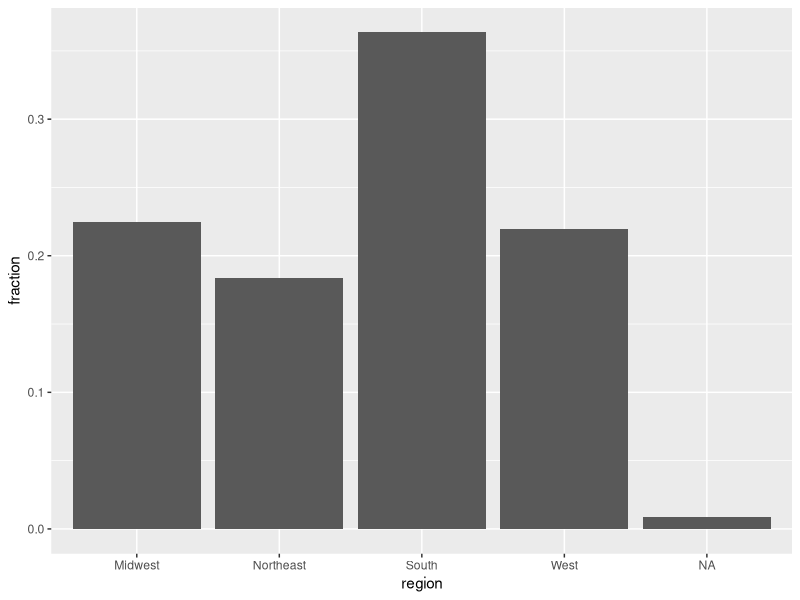
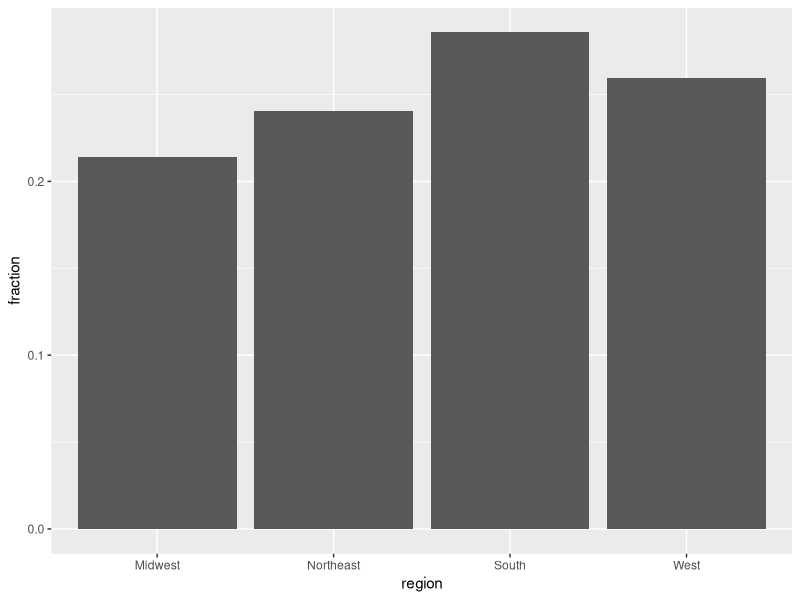

The R source for these figures, in order:
## ---- chunk 1
# take average of mpg$speed, save as variable
avg.speed = mean(cars$speed)
## ---- chunk 2
library(ggplot2)
library(dplyr)
library(knitr) # for the kable() function, which prints data frames as tables:

# group the chickens by diet and take average weight
avg.weights = ChickWeight %>%
  group_by(Diet) %>%
  summarise(avg.weight = mean(weight))

# display the data frame as an easy-to-read table, with 3 significant digits
kable(avg.weights, digits = 3, col.names = c('Diet', 'Average Weight'))

# or you can display more primitively if the data frame is small
avg.weights
## ---- chunk 3
# reading in the data file with headers 
expenditure = read.csv(file = 'hw1_data.csv', header = T)
## ---- chunk 4
# checking rows and columns
glimpse(expenditure)

# number of records in the dataset
nrow(expenditure)
## ---- chunk 5
# Checking levels of the factor variable home type
levels(factor(expenditure$home.type))
## ---- chunk 6
# computing the fraction of each home type in the dataset
hometype.frac <- expenditure %>% 
  group_by(home.type) %>% 
  summarise(number = n(), fraction = n()/nrow(expenditure)) 

# sorting the fractions in a descending order
hometype.frac[order(-hometype.frac$fraction), ] %>%
  kable(digits = 3, col.names = c('Home Type', 'Number','Fraction in Dataset'))
## ---- chunk 7
# reducing the no. of levels in the categorical variable, home.type:
expenditure$home.type = recode(expenditure$home.type,
                               "mobile home or trailer" = 'other',
                               "row or townhouse inner unit" = 'other',
                               "duplex" = 'other',
                               "high-rise" = 'other',
                               "3-plex or 4-plex" = 'other',
                               "end row or end townhouse" = 'other',
                               "garden" = 'other',
                               "dormitory" = 'other')

# the number of records in the coalesced home types
expenditure %>% 
  group_by(home.type) %>% 
  summarise(Number = n()) 
## ---- chunk 8
# creating a subset of rich households i.e. income rank > 95%
rich <- expenditure %>%
  subset(income.rank > 0.95)
## ---- chunk 9
# computing the fraction of households in the dataset, within each region
region.frac <- expenditure %>% 
  group_by(region) %>% 
  summarise(number = n(), fraction = n()/nrow(expenditure)) 

# sorting the fractions in a descending order
region.frac[order(-region.frac$fraction), ] %>%
  kable(digits = 3, col.names = c('Home Type', 'Number', 'Fraction in Dataset'))

# visualizing the distribution in the entire dataset  
ggplot(data = region.frac, mapping = aes(x = region, y = fraction)) + geom_bar(stat = 'identity',
                                                                               position='dodge')

# computing the fraction of households in the rich subset, within each region
rich.region.frac <- rich %>% 
  group_by(region) %>% 
  summarise(number = n(), fraction = n()/nrow(rich)) 

# sorting the fractions in a descending order
rich.region.frac[order(-rich.region.frac$fraction), ] %>%
  kable(digits = 3, col.names = c('Home Type', 'Number', 'Fraction in Subset'))

# visualizing the distribution in the subset 
ggplot(data = rich.region.frac, mapping = aes(x = region, y = fraction)) + geom_bar(stat = 'identity',
                                                                               position='dodge')
